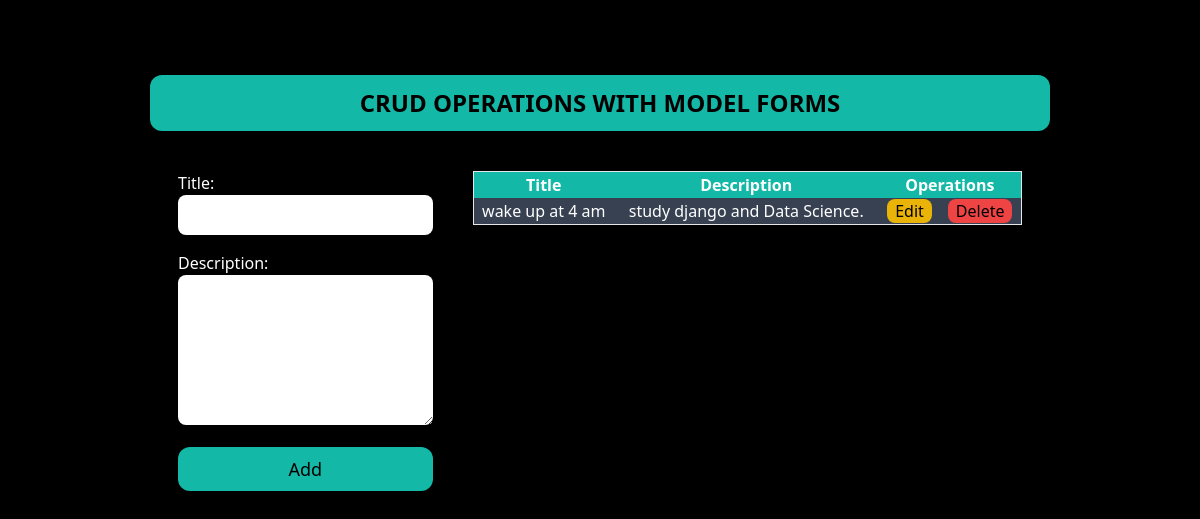
Before: / with the older database file.
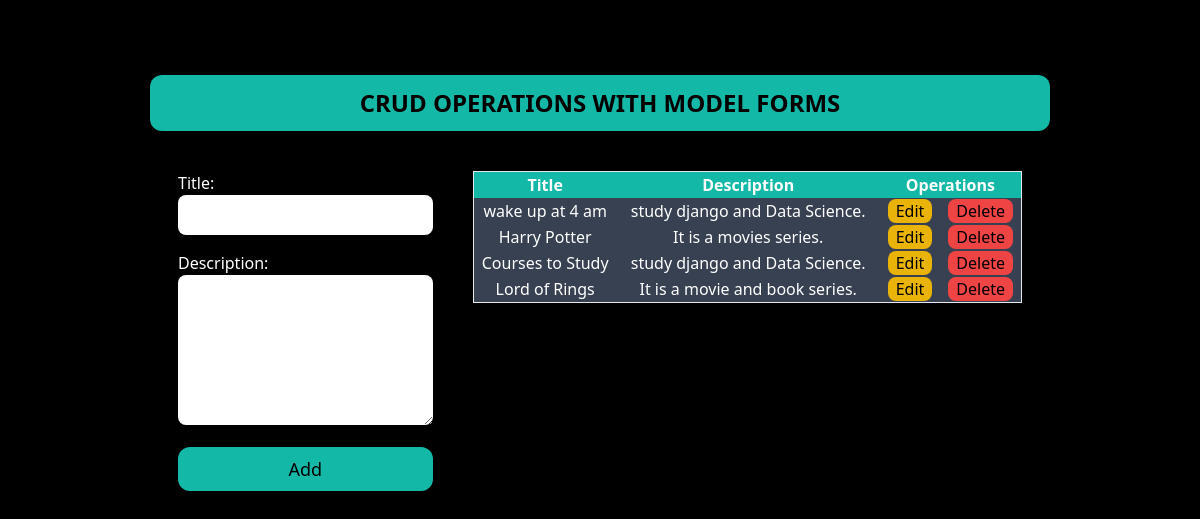
After: the same page with the newer database file.
### myapp/models.py (models this page shows, shortened)
class Todo(models.Model):
    title = models.CharField(max_length=255)
    description = models.TextField()

### myapp/views.py (the view)
# urls.py: path('', views.index, name='index'),
def index(request):
    items = Todo.objects.all()
    if request.method == "POST":
        form = TodoForm(request.POST)
        if form.is_valid():
            form.save()
            return redirect('index')
    else:
        form = TodoForm()
    return render(request, 'myapp/index.html', {'form': form, 'items':items})

### myapp/forms.py
class TodoForm(forms.ModelForm):
    class Meta:
        model = Todo
        fields = ['title', 'description']
        labels = {'title': 'Title', 'description': 'Description'}
        widgets = {'title': forms.TextInput(attrs={'class':'rounded-lg w-full py-2 px-4 text-black'}),
                   'description': forms.Textarea(attrs={'class':'rounded-lg w-full text-black h-[150px] py-2 px-4'})
                   }

### myapp/templates/myapp/index.html (shortened to what this page needs)
{% extends 'myapp/base.html' %}
{% block content %}
<div class="bg-teal-500 rounded-xl px-auto py-3 text-black mb-10">
    <h1 class="text-center font-semibold text-2xl uppercase">Crud Operations with Model Forms</h1>
</div>
<div class="grid grid-cols-3 gap-10 px-7">
    <div class="col-span-1">
        <form action="{% url 'index' %}" method="post" class="flex flex-col gap-4">
            {{form.as_p}}
            <input type="submit" value="Add" class="bg-teal-500 rounded-xl px-7 py-2 text-lg text-black">
        </form>
    </div>
    <div class="col-span-2 w-full">
        <table class="border w-full">
            <tr class="bg-teal-500  text-center">
                <th>Title</th>
                <th>Description</th>
                <th>Operations</th>
            </tr>
            {% for item in items %}
            <tr class="bg-gray-700 text-center">
                <td>{{ item.title }}</td>
                <td>{{ item.description }}</td>
                <td class="flex justify-center gap-4">
                    <a href="{% url 'update' item.pk %}" class="bg-yellow-500 rounded-lg px-2 text-black">Edit</a>
                    <a href="{% url 'delete' item.pk %}" class="bg-red-500 rounded-lg px-2 text-black">Delete</a>
                </td>
            </tr>
            {% endfor %}
        </table>
    </div>
</div>
{% endblock %}

### myapp/templates/myapp/base.html (shortened to what this page needs)
<!DOCTYPE html>
<html lang="en">
<head>
    <script src="https://cdn.tailwindcss.com"></script>
</head>
<body class="bg-black px-[150px] py-[75px] text-white">
    {% block content %}
    {% endblock %}
</body>
</html>

Changed rows visible on the page:
added Todo: title "Harry Potter", description "It is a movies series."
added Todo: title "Courses to Study", description "study django and Data Science."
added Todo: title "Lord of Rings", description "It is a movie and book series."
